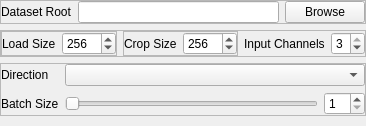
                 <widget class="QWidget" name="dataloader_settings_container">
                  <property name="geometry">
                   <rect>
                    <x>0</x>
                    <y>0</y>
                    <width>331</width>
                    <height>126</height>
                   </rect>
                  </property>
                  <layout class="QVBoxLayout" name="verticalLayout_10">
                   <property name="leftMargin">
                    <number>0</number>
                   </property>
                   <property name="topMargin">
                    <number>0</number>
                   </property>
                   <property name="rightMargin">
                    <number>0</number>
                   </property>
                   <property name="bottomMargin">
                    <number>0</number>
                   </property>
                   <item>
                    <widget class="QFrame" name="frame_5">
                     <property name="sizePolicy">
                      <sizepolicy hsizetype="Preferred" vsizetype="Maximum">
                       <horstretch>0</horstretch>
                       <verstretch>0</verstretch>
                      </sizepolicy>
                     </property>
                     <property name="frameShape">
                      <enum>QFrame::StyledPanel</enum>
                     </property>
                     <property name="frameShadow">
                      <enum>QFrame::Raised</enum>
                     </property>
                     <layout class="QFormLayout" name="formLayout_3">
                      <property name="leftMargin">
                       <number>0</number>
                      </property>
                      <property name="topMargin">
                       <number>0</number>
                      </property>
                      <property name="rightMargin">
                       <number>0</number>
                      </property>
                      <property name="bottomMargin">
                       <number>0</number>
                      </property>
                      <item row="0" column="0">
                       <widget class="QLabel" name="label">
                        <property name="text">
                         <string>Dataset Root</string>
                        </property>
                       </widget>
                      </item>
                      <item row="0" column="1">
                       <layout class="QHBoxLayout" name="horizontalLayout_2">
                        <item>
                         <widget class="QLineEdit" name="dataroot"/>
                        </item>
                        <item>
                         <widget class="QPushButton" name="browse_dataset">
                          <property name="text">
                           <string>Browse</string>
                          </property>
                         </widget>
                        </item>
                       </layout>
                      </item>
                     </layout>
                    </widget>
                   </item>
                   <item>
                    <widget class="QFrame" name="frame_6">
                     <property name="sizePolicy">
                      <sizepolicy hsizetype="Preferred" vsizetype="Maximum">
                       <horstretch>0</horstretch>
                       <verstretch>0</verstretch>
                      </sizepolicy>
                     </property>
                     <property name="frameShape">
                      <enum>QFrame::StyledPanel</enum>
                     </property>
                     <property name="frameShadow">
                      <enum>QFrame::Raised</enum>
                     </property>
                     <layout class="QHBoxLayout" name="horizontalLayout_9">
                      <property name="leftMargin">
                       <number>0</number>
                      </property>
                      <property name="topMargin">
                       <number>0</number>
                      </property>
                      <property name="rightMargin">
                       <number>0</number>
                      </property>
                      <property name="bottomMargin">
                       <number>0</number>
                      </property>
                      <item>
                       <widget class="QFrame" name="frame_13">
                        <property name="frameShape">
                         <enum>QFrame::StyledPanel</enum>
                        </property>
                        <property name="frameShadow">
                         <enum>QFrame::Raised</enum>
                        </property>
                        <layout class="QFormLayout" name="formLayout_4">
                         <property name="leftMargin">
                          <number>0</number>
                         </property>
                         <property name="topMargin">
                          <number>0</number>
                         </property>
                         <property name="rightMargin">
                          <number>0</number>
                         </property>
                         <property name="bottomMargin">
                          <number>0</number>
                         </property>
                         <item row="0" column="0">
                          <widget class="QLabel" name="label_10">
                           <property name="text">
                            <string>Load Size</string>
                           </property>
                          </widget>
                         </item>
                         <item row="0" column="1">
                          <widget class="QSpinBox" name="load_size">
                           <property name="sizePolicy">
                            <sizepolicy hsizetype="Expanding" vsizetype="Fixed">
                             <horstretch>0</horstretch>
                             <verstretch>0</verstretch>
                            </sizepolicy>
                           </property>
                           <property name="minimum">
                            <number>64</number>
                           </property>
                           <property name="maximum">
                            <number>2048</number>
                           </property>
                           <property name="singleStep">
                            <number>64</number>
                           </property>
                           <property name="value">
                            <number>256</number>
                           </property>
                          </widget>
                         </item>
                        </layout>
                       </widget>
                      </item>
                      <item>
                       <widget class="QFrame" name="frame_18">
                        <property name="frameShape">
                         <enum>QFrame::StyledPanel</enum>
                        </property>
                        <property name="frameShadow">
                         <enum>QFrame::Raised</enum>
                        </property>
                        <layout class="QFormLayout" name="formLayout_5">
                         <property name="leftMargin">
                          <number>0</number>
                         </property>
                         <property name="topMargin">
                          <number>0</number>
                         </property>
                         <property name="rightMargin">
                          <number>0</number>
                         </property>
                         <property name="bottomMargin">
                          <number>0</number>
                         </property>
                         <item row="0" column="0">
                          <widget class="QLabel" name="label_11">
                           <property name="text">
                            <string>Crop Size</string>
                           </property>
                          </widget>
                         </item>
                         <item row="0" column="1">
                          <widget class="QSpinBox" name="crop_size">
                           <property name="sizePolicy">
                            <sizepolicy hsizetype="Expanding" vsizetype="Fixed">
                             <horstretch>0</horstretch>
                             <verstretch>0</verstretch>
                            </sizepolicy>
                           </property>
                           <property name="minimum">
                            <number>64</number>
                           </property>
                           <property name="maximum">
                            <number>1024</number>
                           </property>
                           <property name="singleStep">
                            <number>64</number>
                           </property>
                           <property name="value">
                            <number>256</number>
                           </property>
                          </widget>
                         </item>
                        </layout>
                       </widget>
                      </item>
                      <item>
                       <widget class="QLabel" name="label_9">
                        <property name="sizePolicy">
                         <sizepolicy hsizetype="Preferred" vsizetype="Preferred">
                          <horstretch>0</horstretch>
                          <verstretch>0</verstretch>
                         </sizepolicy>
                        </property>
                        <property name="text">
                         <string>Input Channels</string>
                        </property>
                       </widget>
                      </item>
                      <item>
                       <widget class="QSpinBox" name="input_nc">
                        <property name="sizePolicy">
                         <sizepolicy hsizetype="Preferred" vsizetype="Fixed">
                          <horstretch>0</horstretch>
                          <verstretch>0</verstretch>
                         </sizepolicy>
                        </property>
                        <property name="minimum">
                         <number>1</number>
                        </property>
                        <property name="maximum">
                         <number>3</number>
                        </property>
                        <property name="value">
                         <number>3</number>
                        </property>
                       </widget>
                      </item>
                     </layout>
                    </widget>
                   </item>
                   <item>
                    <widget class="QFrame" name="frame_19">
                     <property name="sizePolicy">
                      <sizepolicy hsizetype="Preferred" vsizetype="Maximum">
                       <horstretch>0</horstretch>
                       <verstretch>0</verstretch>
                      </sizepolicy>
                     </property>
                     <property name="frameShape">
                      <enum>QFrame::StyledPanel</enum>
                     </property>
                     <property name="frameShadow">
                      <enum>QFrame::Raised</enum>
                     </property>
                     <layout class="QFormLayout" name="formLayout_7">
                      <property name="leftMargin">
                       <number>0</number>
                      </property>
                      <property name="topMargin">
                       <number>0</number>
                      </property>
                      <property name="rightMargin">
                       <number>0</number>
                      </property>
                      <property name="bottomMargin">
                       <number>0</number>
                      </property>
                      <item row="0" column="0">
                       <widget class="QLabel" name="label_5">
                        <property name="text">
                         <string>Direction</string>
                        </property>
                       </widget>
                      </item>
                      <item row="0" column="1">
                       <widget class="QComboBox" name="direction">
                        <property name="editable">
                         <bool>false</bool>
                        </property>
                        <property name="currentText">
                         <string/>
                        </property>
                        <property name="currentIndex">
                         <number>-1</number>
                        </property>
                        <property name="frame">
                         <bool>true</bool>
                        </property>
                       </widget>
                      </item>
                      <item row="1" column="0">
                       <widget class="QLabel" name="label_8">
                        <property name="text">
                         <string>Batch Size</string>
                        </property>
                       </widget>
                      </item>
                      <item row="1" column="1">
                       <layout class="QHBoxLayout" name="horizontalLayout_7">
                        <item>
                         <widget class="QSlider" name="batch_size_slider">
                          <property name="minimum">
                           <number>1</number>
                          </property>
                          <property name="maximum">
                           <number>32</number>
                          </property>
                          <property name="value">
                           <number>1</number>
                          </property>
                          <property name="orientation">
                           <enum>Qt::Horizontal</enum>
                          </property>
                         </widget>
                        </item>
                        <item>
                         <widget class="QSpinBox" name="batch_size">
                          <property name="minimum">
                           <number>1</number>
                          </property>
                          <property name="maximum">
                           <number>32</number>
                          </property>
                         </widget>
                        </item>
                       </layout>
                      </item>
                     </layout>
                    </widget>
                   </item>
                   <item>
                    <spacer name="verticalSpacer_3">
                     <property name="orientation">
                      <enum>Qt::Vertical</enum>
                     </property>
                     <property name="sizeHint" stdset="0">
                      <size>
                       <width>20</width>
                       <height>565</height>
                      </size>
                     </property>
                    </spacer>
                   </item>
                  </layout>
                 </widget>
